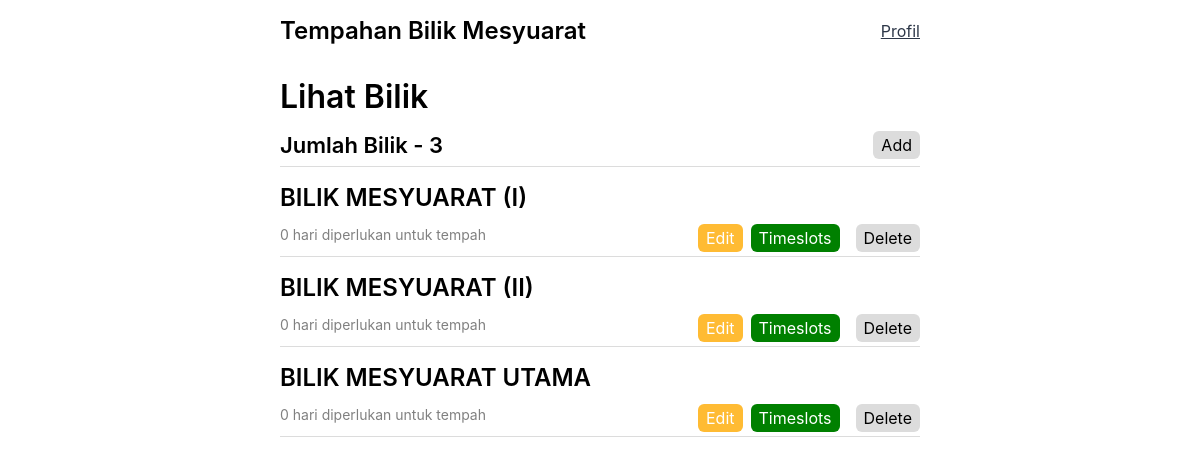
The app's page /tempah/manage/rooms (signed in), older data.
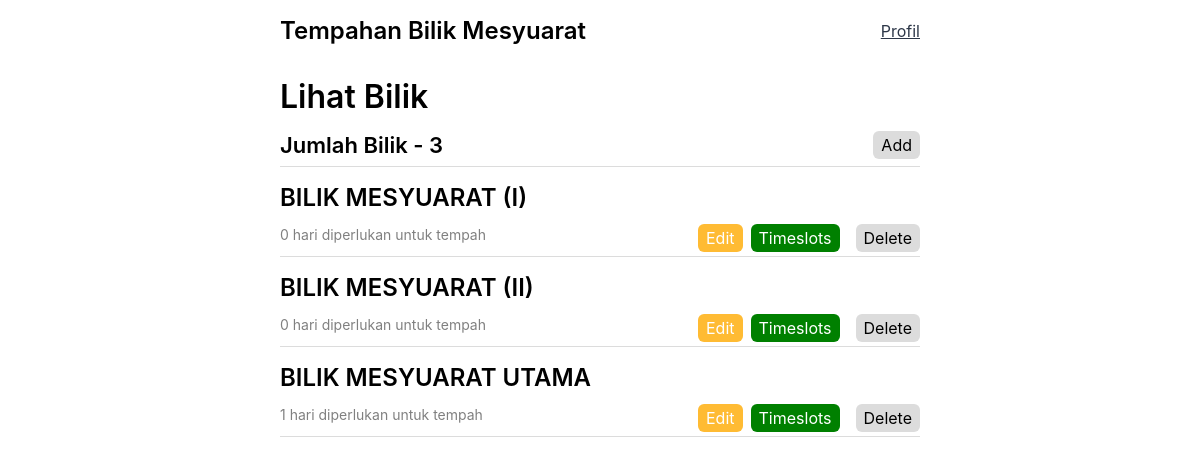
The same page, newer data.
### booking/models.py (models this page shows, shortened)
class Room(models.Model):
    name = models.CharField(max_length=30)
    advance_booking = models.IntegerField()
    booked = models.BooleanField(default=False)
    USERNAME_FIELD = "name"
    class Meta:
        ordering = ["name"]
        verbose_name = "Bilik"
        verbose_name_plural = "Bilik"

### booking/views.py (the view)
# urls.py: path("manage/rooms", views.viewRooms, name="view-rooms"),
@staff_member_required
def viewRooms(request):
    rooms = Room.objects.all()
    total_rooms = len(rooms)
    context = {"rooms": rooms, "total_rooms": total_rooms}
    return render(request, "booking/view_rooms.html", context)

### booking/models.py (called while the page is built)
    @property
    def is_staff(self):
        return self.staff

### booking/templates/booking/view_rooms.html (shortened to what this page needs)
  {% extends 'layout.html' %}
  {% block content %}
  {% if user.staff or user.admin %}
  <div class="rooms-wrapper">
    <h1>Lihat Bilik</h1>
    {% if not rooms %}
    <div class="info-wrapper">
      <p class="info">Tiada Bilik Dijumpai!</p>
    </div>
    {% else %}
    <div class="view-rooms-sub">
      <div class="total-rooms">
        <h3>Jumlah Bilik - {{total_rooms}}</h3>
      </div>
      <div>
        <a href="{% url 'add-rooms' %}" class="btn btn-lg btn-tertiary">Add</a>
      </div>
    </div>
    {% for room in rooms %}
    <div class="room-wrapper">
      <div class="room-header">
        <span><h2>{{room.name}}</h2></span>
      </div>
      <div class="room-body">
        <div>
          <div>
            <p class="advance">
              {{room.advance_booking}} hari diperlukan untuk tempah
            </p>
          </div>
        </div>
        <div class="room-btn-wrapper">
          <div>
            <a
              class="btn btn-secondary btn-md"
              href="{% url 'update-room' room.id %}"
              >Edit</a
            >
          </div>
          <div>
            <a
              class="btn btn-primary btn-md"
              href="{% url 'view-timeslots' room.id %}"
              >Timeslots</a
            >
          </div>
          <div>
            <a
              class="btn btn-tertiary btn-md"
              href="{% url 'delete-room' room.id %}"
              >Delete</a
            >
          </div>
        </div>
      </div>
    </div>
    {% endfor %} {% endif %}
  </div>
  {% else %}
  <h2>Access Denied!</h2>
  {% endif %} {% endblock content %}

Row changes from the older to the newer data that the page shows:
changed Room "BILIK MESYUARAT UTAMA": advance_booking "0" → "1"
